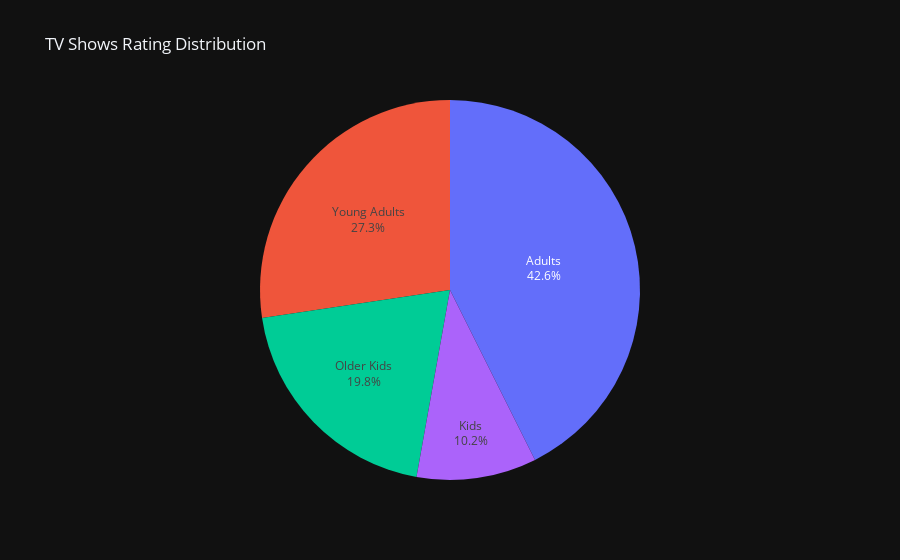

Notebook source saved alongside this figure:
### Code cell
y = tvRating.values()
labs = tvRating.keys()
fig = px.pie(values = y, title="TV Shows Rating Distribution",template = 'plotly_dark')
fig.update_traces(
    text = list(labs),
    hovertemplate = 'Total : %{value}'
)
fig.show()

### Figure 1 — Plotly figure (JSON) as saved in the notebook; plotly's stock layout.template omitted (floating-point values rounded to 4 significant figures)
{"data": [{"domain": {"x": [0, 1], "y": [0, 1]}, "hovertemplate": "Total : %{value}", "legendgroup": "", "name": "", "showlegend": false, "text": ["Adults", "Young Adults", "Older Kids", "Kids"], "type": "pie", "values": [1027, 659, 478, 246]}], "layout": {"legend": {"tracegroupgap": 0}, "title": {"text": "TV Shows Rating Distribution"}}}
